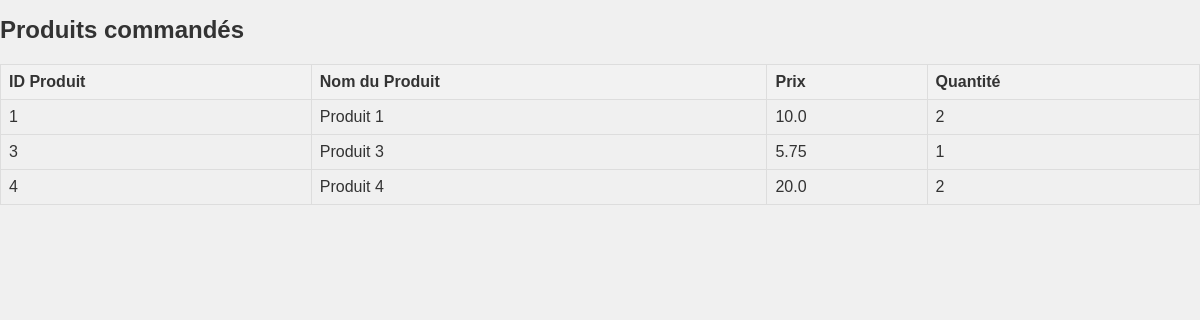
The page /produits_commandes/1 on the database as committed earlier.
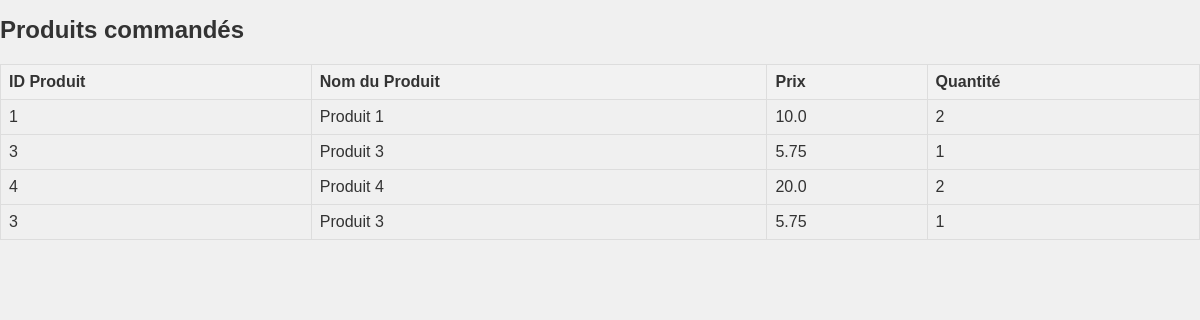
The same page on the database as committed later.
### tables this page shows
CREATE TABLE commandes_produits(
            id_commande INTEGER,
            id_produit INTEGER,
            quantite INTEGER,
            FOREIGN KEY(id_commande)REFERENCES commandes(id_commande),
            FOREIGN KEY(id_produit) REFERENCES produits(id_produit)
        );

CREATE TABLE produits(
            id_produit INTEGER PRIMARY KEY AUTOINCREMENT,
            nom_produit text,
            prix FLOAT,
            stock INTEGER
        );

### affichage.py (the view)
@app.route('/produits_commandes/<int:id_client>', methods=['GET'])
def afficher_produits_commandes(id_client):
    connexion = sqlite3.connect('OnlineStore2.db')
    cursor = connexion.cursor()
    cursor.execute("""
        SELECT p.id_produit, p.nom_produit, p.prix, cp.quantite
        FROM produits AS p
        JOIN commandes_produits AS cp ON p.id_produit = cp.id_produit
        JOIN commandes AS c ON cp.id_commande = c.id_commande
        WHERE c.id_client = ?
    """, (id_client,))
    produits_commandes = cursor.fetchall()
    connexion.close()
    return render_template('produits_commandes.html', titre="Produits commandés", produits_commandes=produits_commandes)

### templates/produits_commandes.html (shortened to what this page needs)
<!DOCTYPE html>
<html lang="fr">
<head>
    <link rel="stylesheet" href="../static/css/styles.css">
</head>
</head>
<body>
    <h1>{{ titre }}</h1>
    <table border="1">
        <thead>
            <tr>
                <th>ID Produit</th>
                <th>Nom du Produit</th>
                <th>Prix</th>
                <th>Quantité</th>
            </tr>
        </thead>
        <tbody>
            {% for produit in produits_commandes %}
                <tr>
                    <td>{{ produit[0] }}</td>
                    <td>{{ produit[1] }}</td>
                    <td>{{ produit[2] }}</td>
                    <td>{{ produit[3] }}</td>
                </tr>
            {% endfor %}
        </tbody>
    </table>
</body>
</html>

Rows that differ between the two databases and show on the page:
added commandes_produits: id_produit "3", nom_produit "Produit 3", prix "5.75", quantite "1"
